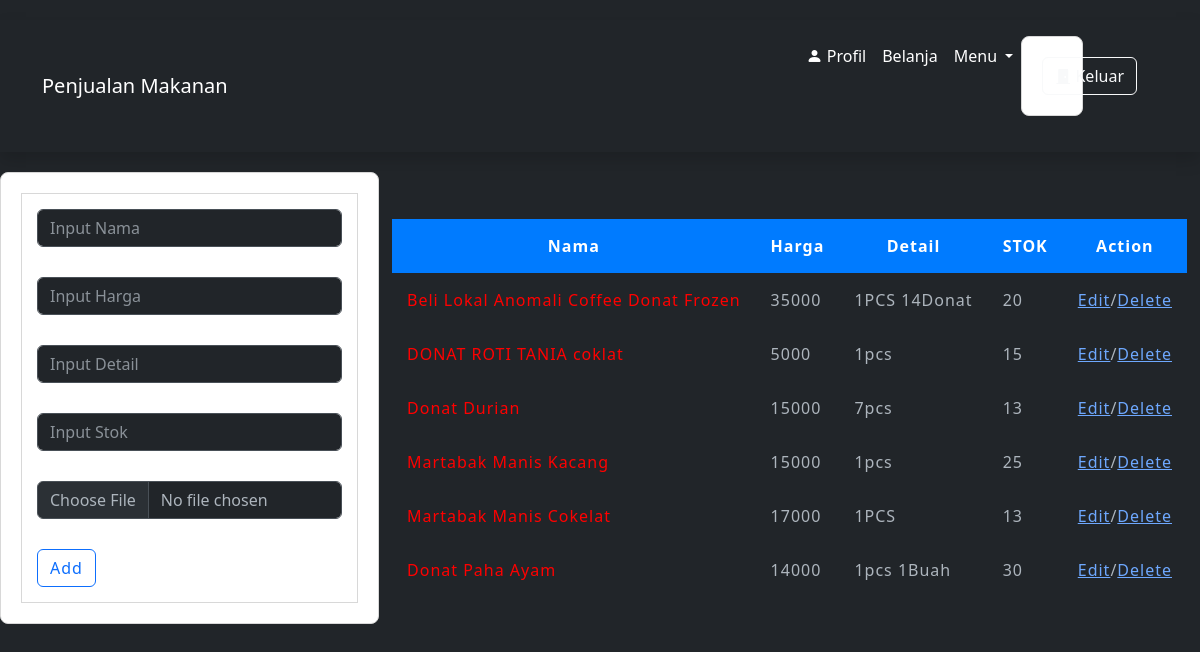
Page /addproduk.php on the committed database.
### tables this page shows
CREATE TABLE `produk` (
  `id` int(11) NOT NULL,
  `kategori_id` int(11) DEFAULT NULL,
  `nama` varchar(255) NOT NULL,
  `harga` varchar(100) DEFAULT NULL,
  `foto` varchar(255) DEFAULT NULL,
  `detai` text,
  `stok` varchar(3) NOT NULL,
  `gambar` blob
);

### addproduk.php (the view, shortened to what this page needs)
<?php
include 'conn.php';
?>
<!DOCTYPE html>
<html lang="en">
<head>
    <link rel="stylesheet" href="https://maxcdn.bootstrapcdn.com/bootstrap/4.0.0/css/bootstrap.min.css">
</head>
<body>
    <?php
    require_once('layout/header.php');
    require_once('layout/navbar.php');
    ?>
    <div id="content">
        <div class="form-table-container">
            <form action="addproduk.php" method="POST" enctype="multipart/form-data">
                <table align="center">
                    <tr>
                        <td><input type="text" name="nama" class="form-control" placeholder="Input Nama" required></td>
                    </tr>
                    <tr>
                        <td><input type="text" name="harga" class="form-control" placeholder="Input Harga" required></td>
                    </tr>
                    <tr>
                        <td><input type="text" name="detai" class="form-control" placeholder="Input Detail"></td>
                    </tr>
                    <tr>
                        <td><input type="text" name="stok" class="form-control" placeholder="Input Stok" required></td>
                    </tr>
                    <tr>
                        <td><input type="file" name="gambar" accept="image/*" class="form-control" required></td>
                    </tr>
                    <tr>
                        <td><input class="btn btn-outline-primary" type="submit" name="add" value="Add"></td>
                    </tr>
                </table>
            </form>
            <table align="center" border="1" cellspacing="0" width="80%" class="btn btn-outline-bg-danger">
    <tr>
        <th>Nama</th>
        <th>Harga</th>
        <th>Detail</th>
        <th>STOK</th>
        <th>Action</th>
    </tr>
    <?php
    $sql = "SELECT * FROM produk";
    $result = $conn->query($sql);
    if ($result->num_rows > 0) {
        while ($row = $result->fetch_array()) {
    ?>
            <tr class="hover">
                <td align="center"><font color="#FF0000"><?php echo $row['nama']; ?></font></td>
                <td align="center"><?php echo $row['harga']; ?></td>
                <td align="center"><?php echo $row['detai']; ?></td>
                <td align="center"><?php echo $row['stok']; ?></td>
                <td align="center"><a href="edit.php?id=<?php echo md5($row['id']); ?>">Edit</a>/<a
                        href="delete.php?id=<?php echo md5($row['id']); ?>">Delete</a></td>
            </tr>
    <?php
        }
    } else {
        echo "<tr><td colspan='5' align='center'><font color='#FF0000'>No Records</font></td></tr>";
    }
    ?>
</table>
        </div>
    </div>
</body>
</html>

### addproduk.php (style rules this page uses)
body { background: #f8f9fa; font-family: 'Roboto', sans-serif; color: #212529; padding-top: 20px; }
#content { margin-top: 20px; text-align: center; }
.form-table-container { display: flex; justify-content: space-around; margin-bottom: 20px; }
form, table { width: 45%; }
form { margin-bottom: 20px; background-color: #ffffff; border: 1px solid #d8d8d8; padding: 20px; border-radius: 8px; }
table { margin: auto; border-collapse: collapse; width: 100%; color: #212529; background-color: #ffffff; border: 1px solid #d8d8d8; border-radius: 8px; }
th, td { border: none; padding: 15px; text-align: left; }
th { background-color: #007bff; color: white; }
.btn-outline-primary { border-color: #007bff; color: #007bff; border-radius: 5px; font-weight: bold; letter-spacing: 1px; padding: 10px; cursor: pointer; }
.btn-outline-bg-danger { background-color: #dc3545; color: white; border: none; border-radius: 5px; font-weight: bold; letter-spacing: 1px; padding: 10px; cursor: pointer; }

### rows in the picture
produk: nama "Beli Lokal Anomali Coffee Donat Frozen", harga "35000", detai "1PCS 14Donat", stok "20"
produk: nama "DONAT ROTI TANIA coklat", harga "5000", detai "1pcs", stok "15"
produk: nama "Donat Durian", harga "15000", detai "7pcs", stok "13"
produk: nama "Martabak Manis Kacang", harga "15000", detai "1pcs", stok "25"
produk: nama "Martabak Manis Cokelat", harga "17000", detai "1PCS", stok "13"
produk: nama "Donat Paha Ayam", harga "14000", detai "1pcs 1Buah", stok "30"
